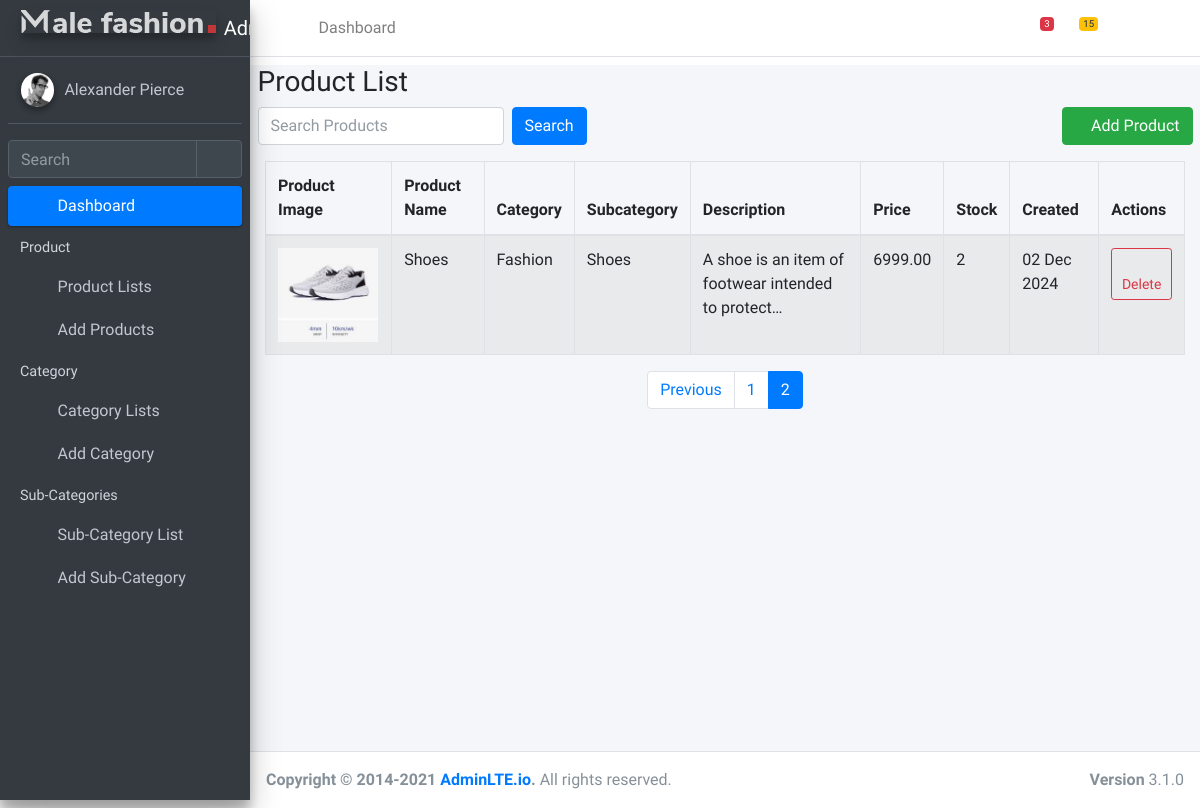
/prods/?page=2 (signed in), run on the app's committed database.
### AdminApp/models.py (models this page shows, shortened)
class Product(models.Model):
    name = models.CharField(
        max_length=200,
    )
    description = models.TextField()
    price = models.DecimalField(
        max_digits=10,
        decimal_places=2,
    )
    category = models.ForeignKey(
        Category,
        on_delete=models.SET_NULL,
        null=True,
        related_name='products'
    )
    subcategory = models.ForeignKey(
        Subcategory,
        on_delete=models.SET_NULL,
        null=True,
        related_name='products'
    )
    stock_quantity = models.IntegerField()
    created_at = models.DateTimeField(auto_now_add=True)
    updated_at = models.DateTimeField(auto_now=True)
    photo = models.FileField(upload_to='image/',blank=True,null=True)

class Category(models.Model):
    name = models.CharField(
        max_length=100,
        unique=True,
    )
    description = models.TextField(
        blank=True,
        null=True,
    )
    created_at = models.DateTimeField(auto_now_add=True)
    class Meta:
        verbose_name_plural = "Categories"

class Subcategory(models.Model):
    name = models.CharField(
        max_length=100,
    )
    category = models.ForeignKey(
        Category,
        on_delete=models.CASCADE,
        related_name='subcategories'
    )
    description = models.TextField(
        blank=True,
        null=True,
    )
    class Meta:
        unique_together = ('name', 'category')
        verbose_name_plural = "Subcategories"

### AdminApp/views.py (the view)
# urls.py: path('prods/', ProductListView.as_view(), name='product_list'),
class ProductListView(AdminLoginRequiredMixin, View):
    def get(self, request):
        search_query = request.GET.get('search', '')
        product_list = Product.objects.all()
        if search_query:
            product_list = product_list.filter(
                Q(name__icontains=search_query) |
                Q(description__icontains=search_query) |
                Q(category__name__icontains=search_query)
            )
        paginator = Paginator(product_list, 1)
        page = request.GET.get('page', 1)
        try:
            products = paginator.page(page)
        except PageNotAnInteger:
            products = paginator.page(1)
        except EmptyPage:
            products = paginator.page(paginator.num_pages)
        context = {
            'products': products,
            'search_query': search_query
        }
        return render(request, 'admin/prodlist.html', context)

### AdminApp/views.py (called while the page is built)
    def test_func(self):
        return self.request.user.is_authenticated and (self.request.user.is_staff or self.request.user.is_superuser)

### template/admin/prodlist.html (shortened to what this page needs)
{% extends 'admin/ltbase.html' %}
{% load static %}
{% block content %}
<div class="content-wrapper">
  <div class="container mt-2">
    <h3>Product List</h3>
    <div class="row mb-3">
      <div class="col-md-6">
        <form method="get" class="form-inline">
          <input type="text" name="search" class="form-control mr-2"
                 placeholder="Search Products"
                 value="{{ search_query }}">
          <button type="submit" class="btn btn-primary">Search</button>
        </form>
      </div>
      <div class="col-md-6 text-right">
        <a href="{% url 'prodfrom' %}" class="btn btn-success">
          <i class="fas fa-plus"></i> Add Product
        </a>
      </div>
    </div>
    <div class="container">
      <table class="table table-bordered table-striped">
        <thead>
          <tr>
            <th>Product Image</th>
            <th>Product Name</th>
            <th>Category</th>
            <th>Subcategory</th>
            <th>Description</th>
            <th>Price</th>
            <th>Stock</th>
            <th>Created</th>
            <th>Actions</th>
          </tr>
        </thead>
        <tbody>
          {% for product in products %}
          <tr>
            <td>
              {% if product.photo %}
                <img src="{{ product.photo.url }}" alt="{{ product.name }}"
                     style="max-width: 100px; max-height: 100px;">
              {% else %}
                No Image
              {% endif %}
            </td>
            <td>{{ product.name }}</td>
            <td>{{ product.category.name }}</td>
            <td>{{ product.subcategory.name }}</td>
            <td>{{ product.description|truncatechars:50 }}</td>
            <td>{{ product.price }}</td>
            <td>{{ product.stock_quantity }}</td>
            <td>{{ product.created_at|date:"d M Y" }}</td>
            <td>
              <div class="btn-group" role="group">
                <a href="{% url 'prodelete' product.id %}"
                   class="btn btn-outline-danger btn-sm">
                  <i class="fas fa-trash"></i> Delete
                </a>
              </div>
            </td>
          </tr>
          {% endfor %}
        </tbody>
      </table>
      {% if products.has_other_pages %}
      <nav aria-label="Product list pagination">
        <ul class="pagination justify-content-center">
          {% if products.has_previous %}
            <li class="page-item">
              <a class="page-link" href="?page={{ products.previous_page_number }}{% if search_query %}&search={{ search_query }}{% endif %}">
                Previous
              </a>
            </li>
          {% endif %}
          {% for num in products.paginator.page_range %}
            {% if products.number == num %}
              <li class="page-item active">
                <span class="page-link">{{ num }}</span>
              </li>
            {% else %}
              <li class="page-item">
                <a class="page-link" href="?page={{ num }}{% if search_query %}&search={{ search_query }}{% endif %}">
                  {{ num }}
                </a>
              </li>
            {% endif %}
          {% endfor %}
        </ul>
      </nav>
      {% endif %}
    </div>
  </div>
</div>
{% endblock %}

### template/admin/ltbase.html (shortened to what this page needs)
{% load static %}
<!DOCTYPE html>
<html lang="en">
  <head>
    <link href="https://stackpath.bootstrapcdn.com/bootstrap/4.5.2/css/bootstrap.min.css" rel="stylesheet">
    <link
      rel="stylesheet"
      href="{% static 'plugins/fontawesome-free/css/all.min.css' %}"
    />
    <link
      rel="stylesheet"
      href="https://code.ionicframework.com/ionicons/2.0.1/css/ionicons.min.css"
    />
    <link
      rel="stylesheet"
      href="{% static 'plugins/tempusdominus-bootstrap-4/css/tempusdominus-bootstrap-4.min.css' %}"
    />
    <link rel="stylesheet" href="{% static 'dist/css/adminlte.min.css' %}" />
    <link
      rel="stylesheet"
      href="{% static 'plugins/overlayScrollbars/css/OverlayScrollbars.min.css' %}"
    />
  </head>
  <body class="hold-transition sidebar-mini layout-fixed">
    <div class="wrapper">
      <nav class="main-header navbar navbar-expand navbar-white navbar-light">
        <ul class="navbar-nav">
          <li class="nav-item">
            <a class="nav-link" data-widget="pushmenu" href="#" role="button"
              ><i class="fas fa-bars"></i
            ></a>
          </li>
          <li class="nav-item d-none d-sm-inline-block">
            <a href="/admindashboard" class="nav-link">Dashboard</a>
          </li>
        </ul>
        <ul class="navbar-nav ml-auto">
          <li class="nav-item">
            <a
              class="nav-link"
              data-widget="navbar-search"
              href="#"
              role="button"
            >
              <i class="fas fa-search"></i>
            </a>
          </li>
          <li class="nav-item dropdown">
            <a class="nav-link" data-toggle="dropdown" href="#">
              <i class="far fa-comments"></i>
              <span class="badge badge-danger navbar-badge">3</span>
            </a>
          </li>
          <li class="nav-item dropdown">
            <a class="nav-link" data-toggle="dropdown" href="#">
              <span class="badge badge-warning navbar-badge">15</span>
            </a>
          </li>
          <li class="nav-item">
            <a
              class="nav-link"
              data-widget="control-sidebar"
              data-slide="true"
              href="#"
              role="button"
            >
              <i class="fas fa-th-large"></i>
            </a>
          </li>
          <li class="nav-item">
            <a
              class="nav-link"
              href="/logout"
              role="button"
            >
            <i class="fas fa-sign-out-alt"></i>
            </a>
          </li>
        </ul>
      </nav>
      <aside class="main-sidebar sidebar-dark-primary elevation-4">
        <a href="index3.html" class="brand-link">
          <img
            src="{% static 'usercss/img/footer-logo.png' %}"
            alt="AdminLTE Logo"
            class="brand-image  elevation-3"
            style="opacity: 0.8"
          />
          <span class="brand-text font-weight-light">AdminLTE 3</span>
        </a>
        <div class="sidebar">
          <div class="user-panel mt-3 pb-3 mb-3 d-flex">
            <div class="image">
              <img
                src="{% static 'dist/img/user2-160x160.jpg' %}"
                class="img-circle elevation-2"
                alt="User Image"
              />
            </div>
            <div class="info">
              <a href="#" class="d-block">Alexander Pierce</a>
            </div>
          </div>
          <div class="form-inline">
            <div class="input-group" data-widget="sidebar-search">
              <input
                class="form-control form-control-sidebar"
                type="search"
                placeholder="Search"
                aria-label="Search"
              />
              <div class="input-group-append">
                <button class="btn btn-sidebar">
                  <i class="fas fa-search fa-fw"></i>
                </button>
              </div>
            </div>
          </div>
          <nav class="mt-2">
            <ul
              class="nav nav-pills nav-sidebar flex-column"
              data-widget="treeview"
              role="menu"
              data-accordion="false"
            >
              <li class="nav-item menu-open">
                <a href="/admindashboard  " class="nav-link active">
                  <i class="nav-icon fas fa-tachometer-alt"></i>
                  <p>
                    Dashboard
                    <i class="right fas fa-angle-left"></i>
                  </p>
                </a>
              </li>
              <li class="nav-header">Product</li>
              <li class="nav-item">
                <a href="/prods" class="nav-link">
                  <i class="nav-icon far fa-circle nav-icon"></i>
                  <p>
                    Product Lists
                  </p>
                </a>
              </li>
              <li class="nav-item">
                <a href="/prodform" class="nav-link">
                  <i class="nav-icon far fa-circle nav-icon"></i>
                  <p>Add Products</p>
                </a>
              </li>
              <li class="nav-header">Category</li>
              <li class="nav-item">
                <a href="/categries" class="nav-link">
                  <i class="nav-icon far fa-circle nav-icon"></i>
                  <p>
                    Category Lists
                  </p>
                </a>
              </li>
              <li class="nav-item">
                <a href="/catform" class="nav-link">
                  <i class="nav-icon far fa-circle nav-icon"></i>
                  <p>Add Category</p>
                </a>
              </li>
              <li class="nav-header">Sub-Categories</li>
              <li class="nav-item">
                <a href="/subcategries" class="nav-link">
                  <i class="fas fa-circle nav-icon"></i>
                  <p>Sub-Category List</p>
                </a>
              </li>
              <li class="nav-item">
                <a href="/subcatform" class="nav-link">
                  <i class="fas fa-circle nav-icon"></i>
                  <p>Add Sub-Category</p>
                </a>
              </li>
            </ul>
          </nav>
        </div>
      </aside>
      {% block content %} {% endblock %}
      <footer class="main-footer">
        <strong
          >Copyright &copy; 2014-2021
          <a href="https://adminlte.io">AdminLTE.io</a>.</strong
        >
        All rights reserved.
        <div class="float-right d-none d-sm-inline-block">
          <b>Version</b> 3.1.0
        </div>
      </footer>
    </div>
  </body>
</html>

### data on the page
Product: photo (picture), name "Shoes", category.name "Fashion", subcategory.name "Shoes", description "A shoe is an item of footwear intended to protect…", price "6999.00", stock_quantity "2", created_at "02 Dec 2024"

### other printed values
{{ num }} "1"
{{ num }} "2"
